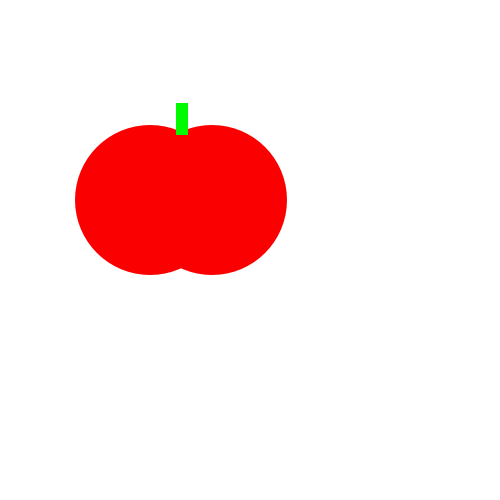
Frame 1 (no input)
Frame 60 (the mouse pressed at the canvas centre just before this capture): identical to frame 1, image omitted
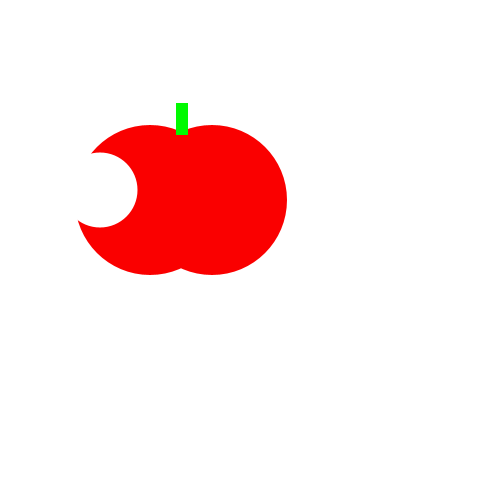
Frame 120 (the mouse held since frame 60 and released just before this capture)

The Processing sketch that drew these frames (run headless with seeded random() and noise(); from frame 60 on, the mouse is pressed at the canvas centre):

// Processing sketch: tasty_tomato
// ── tasty_tomato.pde
void setup() {
    size(500, 500);
}
void draw() {
    background(255, 255, 255);
    noStroke();
    fill(250, 0, 0);
    ellipse(150, 200, 150, 150);
    ellipse(212, 200, 150, 150);
    fill(0, 250, 0);
    rect(176, 103, 12, 32);
    
    if(mousePressed){
      fill(255, 255, 255);
    ellipse(100, 190, 75, 75);
    }
}
